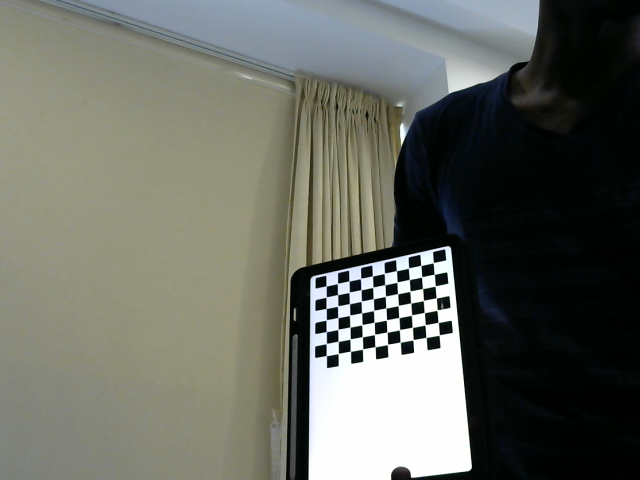
#> input picture stereo/Stereo-Vision-master/chessboard-R0.png, 640 x 480 px
$ python Main_Stereo_Vision_Prog.py   (older library calls are emulated)
#> lines starting #> are read from the running program, lines starting #| are printed output that depends on the picture
#      ▄▀▄     ▄▀▄
#     ▄█░░▀▀▀▀▀░░█▄
# ▄▄  █░░░░░░░░░░░█  ▄▄
#█▄▄█ █░░▀░░┬░░▀░░█ █▄▄█

###################################
##### Authors:                #####
##### Stephane Vujasinovic    #####
##### Frederic Uhrweiller     #####
#####                         #####
##### Creation: 2017          #####
###################################


#***********************
#**** Main Programm ****
#***********************


# Package importation
import numpy as np
import cv2
from openpyxl import Workbook # Used for writing data into an Excel file
from sklearn.preprocessing import normalize

# Filtering
kernel= np.ones((3,3),np.uint8)

def coords_mouse_disp(event,x,y,flags,param):
    if event == cv2.EVENT_LBUTTONDBLCLK:
        #print x,y,disp[y,x],filteredImg[y,x]
        average=0
        for u in range (-1,2):
            for v in range (-1,2):
                average += disp[y+u,x+v]
        average=average/9
        Distance= -593.97*average**(3) + 1506.8*average**(2) - 1373.1*average + 522.06
        Distance= np.around(Distance*0.01,decimals=2)
        print('Distance: '+ str(Distance)+' m')

# [12 lines of commented-out code are left out]
wb=Workbook()
ws=wb.active

#*************************************************
#***** Parameters for Distortion Calibration *****
#*************************************************

# Termination criteria
criteria =(cv2.TERM_CRITERIA_EPS + cv2.TERM_CRITERIA_MAX_ITER, 30, 0.001)
criteria_stereo= (cv2.TERM_CRITERIA_EPS + cv2.TERM_CRITERIA_MAX_ITER, 30, 0.001)

# Prepare object points
objp = np.zeros((10*7,3), np.float32)
objp[:,:2] = np.mgrid[0:10,0:7].T.reshape(-1,2)

# Arrays to store object points and image points from all images
objpoints= []   # 3d points in real world space
imgpointsR= []   # 2d points in image plane
imgpointsL= []

# Start calibration from the camera
print('Starting calibration for the 2 cameras... ')
# Call all saved images
for i in range(0,27):   # Put the amount of pictures you have taken for the calibration inbetween range(0,?) wenn starting from the image number 0
    t= str(i)
    ChessImaR= cv2.imread('chessboard-R'+t+'.png',0)    # Right side
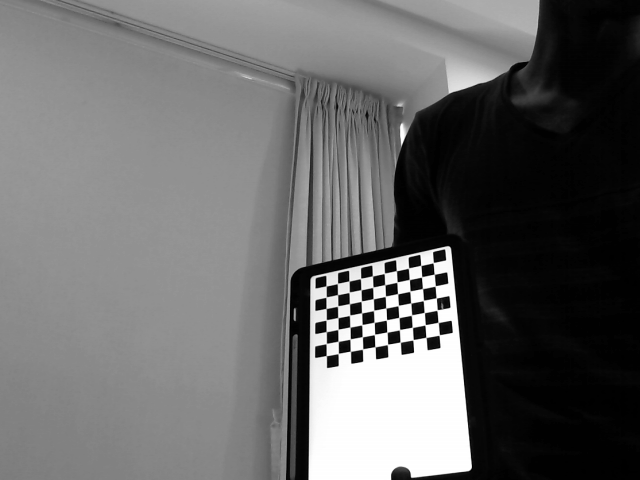
#> ChessImaR: shape (480, 640); min 0, max 255, mean 104
    ChessImaL= cv2.imread('chessboard-L'+t+'.png',0)    # Left side
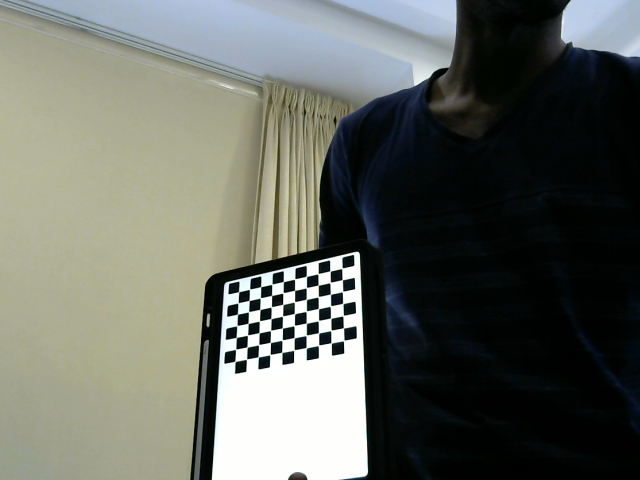
#> input picture stereo/Stereo-Vision-master/chessboard-L0.png, 640 x 480 px
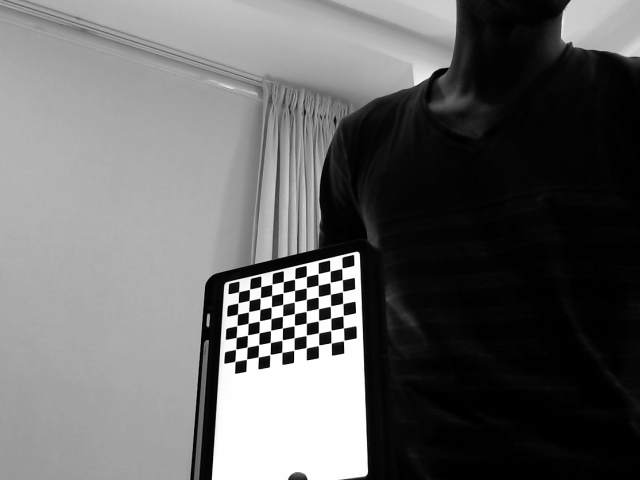
#> ChessImaL: shape (480, 640); min 0, max 255, mean 102.3
    retR, cornersR = cv2.findChessboardCorners(ChessImaR,
                                               (10,7),None)  # Define the number of chees corners we are looking for
#> retR = True; cornersR = 70 rows, first 8: [326.1, 285.9], [337.5, 283.4], [349, 281], [360.5, 278.5], [372.4, 275.9], [384.3, 273.3], [396.3, 270.6], [408.5, 268.1]
    retL, cornersL = cv2.findChessboardCorners(ChessImaL,
                                               (10,7),None)  # Left side
#> retL = True; cornersL = 70 rows, first 8: [238.6, 291.8], [249.6, 289.2], [260.6, 286.6], [272, 284.1], [283.4, 281.6], [294.6, 279], [306.4, 276.3], [317.8, 273.7]
#> (the run stopped early here; a loop or call above may not have finished)
